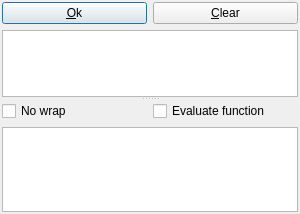
<?xml version="1.0" encoding="UTF-8"?>
<ui version="4.0">
 <class>DlgExpressionInput</class>
 <widget class="QDialog" name="DlgExpressionInput">
  <property name="geometry">
   <rect>
    <x>0</x>
    <y>0</y>
    <width>300</width>
    <height>214</height>
   </rect>
  </property>
  <property name="sizePolicy">
   <sizepolicy hsizetype="Fixed" vsizetype="Fixed">
    <horstretch>0</horstretch>
    <verstretch>0</verstretch>
   </sizepolicy>
  </property>
  <property name="minimumSize">
   <size>
    <width>300</width>
    <height>210</height>
   </size>
  </property>
  <property name="windowTitle">
   <string>Expression editor</string>
  </property>
  <layout class="QVBoxLayout" name="verticalLayout_3">
   <property name="spacing">
    <number>2</number>
   </property>
   <property name="margin">
    <number>2</number>
   </property>
   <item>
    <widget class="QSplitter" name="splitter">
     <property name="orientation">
      <enum>Qt::Vertical</enum>
     </property>
     <property name="childrenCollapsible">
      <bool>false</bool>
     </property>
     <widget class="QWidget" name="verticalLayoutWidget">
      <layout class="QVBoxLayout" name="verticalLayout">
       <item>
        <layout class="QHBoxLayout" name="horizontalLayout_3">
         <item>
          <widget class="QPushButton" name="okBtn">
           <property name="sizePolicy">
            <sizepolicy hsizetype="Minimum" vsizetype="Fixed">
             <horstretch>0</horstretch>
             <verstretch>0</verstretch>
            </sizepolicy>
           </property>
           <property name="text">
            <string>&amp;Ok</string>
           </property>
          </widget>
         </item>
         <item>
          <widget class="QPushButton" name="discardBtn">
           <property name="sizePolicy">
            <sizepolicy hsizetype="Minimum" vsizetype="Fixed">
             <horstretch>0</horstretch>
             <verstretch>0</verstretch>
            </sizepolicy>
           </property>
           <property name="toolTip">
            <string>Revert to last calculated value (as constant)</string>
           </property>
           <property name="text">
            <string>&amp;Clear</string>
           </property>
           <property name="autoDefault">
            <bool>false</bool>
           </property>
           <property name="default">
            <bool>false</bool>
           </property>
          </widget>
         </item>
        </layout>
       </item>
       <item>
        <widget class="Gui::ExpressionTextEdit" name="expression">
         <property name="sizePolicy">
          <sizepolicy hsizetype="Expanding" vsizetype="Fixed">
           <horstretch>0</horstretch>
           <verstretch>0</verstretch>
          </sizepolicy>
         </property>
         <property name="minimumSize">
          <size>
           <width>0</width>
           <height>35</height>
          </size>
         </property>
         <property name="baseSize">
          <size>
           <width>0</width>
           <height>0</height>
          </size>
         </property>
         <property name="lineWrapMode">
          <enum>QPlainTextEdit::NoWrap</enum>
         </property>
         <property name="tabStopWidth">
          <number>40</number>
         </property>
        </widget>
       </item>
      </layout>
     </widget>
     <widget class="QWidget" name="verticalLayoutWidget_2">
      <layout class="QVBoxLayout" name="verticalLayout_2">
       <item>
        <layout class="QHBoxLayout" name="horizontalLayout">
         <item>
          <widget class="QCheckBox" name="checkBoxWantReturn">
           <property name="toolTip">
            <string>Disable line wrapping in edit box, and allow 'Return' key
to create multi-line expressions.</string>
           </property>
           <property name="text">
            <string>No wrap</string>
           </property>
          </widget>
         </item>
         <item>
          <widget class="QCheckBox" name="checkBoxEvalFunc">
           <property name="toolTip">
            <string>Auto evaluate function calls in expression and show preview.
Be aware that some function call may have side effects and
cause unexpected changes to objects.</string>
           </property>
           <property name="text">
            <string>Evaluate function</string>
           </property>
          </widget>
         </item>
        </layout>
       </item>
       <item>
        <widget class="QPlainTextEdit" name="msg">
         <property name="enabled">
          <bool>true</bool>
         </property>
         <property name="sizePolicy">
          <sizepolicy hsizetype="Expanding" vsizetype="Expanding">
           <horstretch>0</horstretch>
           <verstretch>0</verstretch>
          </sizepolicy>
         </property>
         <property name="minimumSize">
          <size>
           <width>0</width>
           <height>85</height>
          </size>
         </property>
         <property name="readOnly">
          <bool>true</bool>
         </property>
        </widget>
       </item>
      </layout>
     </widget>
    </widget>
   </item>
  </layout>
 </widget>
 <customwidgets>
  <customwidget>
   <class>Gui::ExpressionTextEdit</class>
   <extends>QPlainTextEdit</extends>
   <header>ExpressionCompleter.h</header>
  </customwidget>
 </customwidgets>
 <resources/>
 <connections>
  <connection>
   <sender>okBtn</sender>
   <signal>clicked()</signal>
   <receiver>DlgExpressionInput</receiver>
   <slot>accept()</slot>
   <hints>
    <hint type="sourcelabel">
     <x>275</x>
     <y>94</y>
    </hint>
    <hint type="destinationlabel">
     <x>310</x>
     <y>63</y>
    </hint>
   </hints>
  </connection>
 </connections>
</ui>
